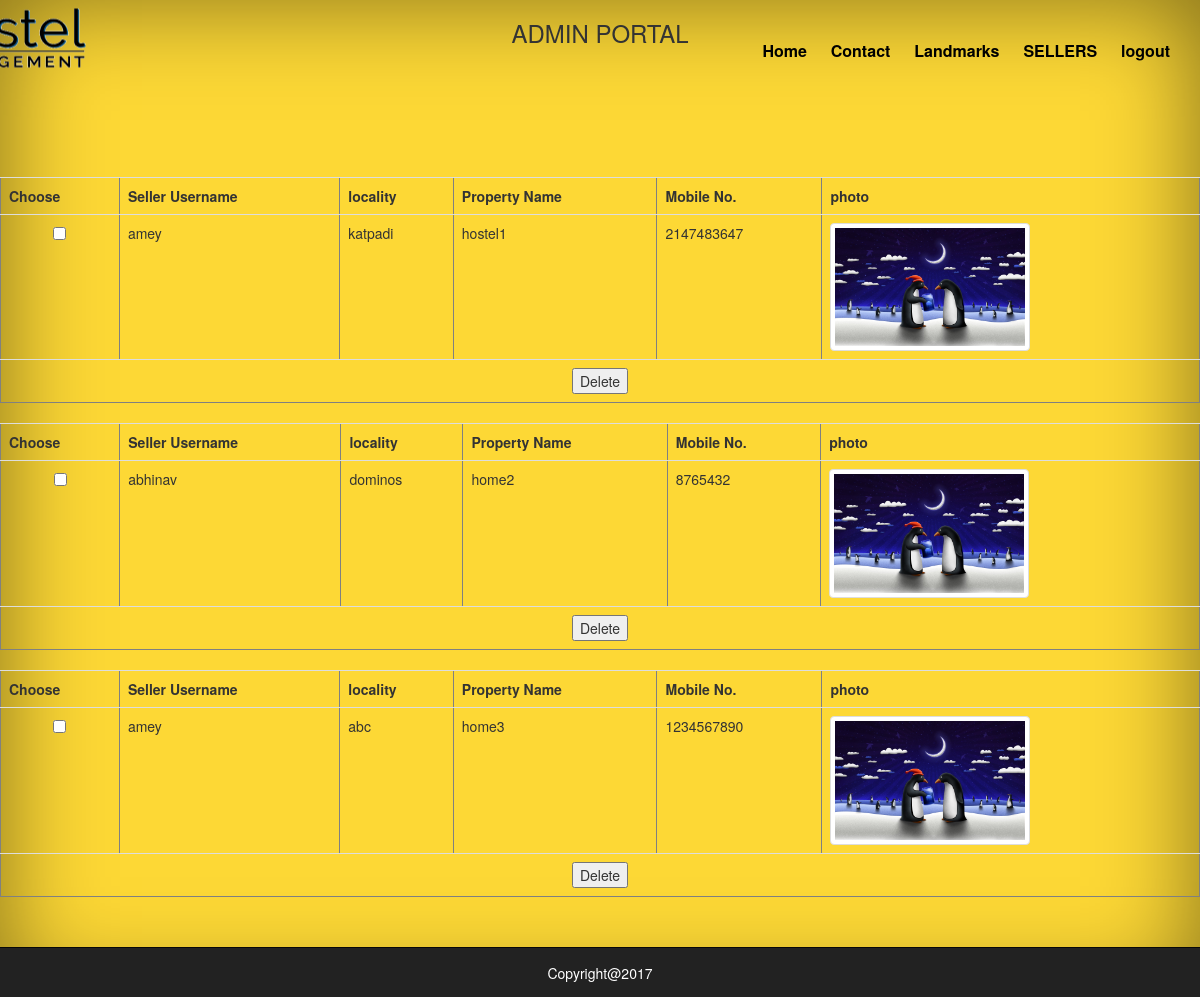
Screenshot of /adminh.php?city=vellore (signed in) with the database file from the repository.
### tables this page shows
CREATE TABLE IF NOT EXISTS `seller` (
  `seller_username` varchar(30) NOT NULL,
  `Type_bhk` varchar(30) NOT NULL,
  `Location` varchar(10) NOT NULL,
  `Locality` varchar(30) NOT NULL,
  `Address` varchar(30) NOT NULL,
  `Text_Area` varchar(200) NOT NULL,
  `Mobile_no` int(12) NOT NULL,
  `Seller_ph1` varchar(50) NOT NULL DEFAULT 'http://localhost/project/sample.jpg',
  `Seller_ph2` varchar(50) NOT NULL,
  `Seller_ph3` varchar(50) NOT NULL,
  `Seller_ph4` varchar(50) NOT NULL,
  `Seller_ph5` varchar(50) NOT NULL,
  `Rent` int(20) NOT NULL,
  `Furnished` varchar(20) NOT NULL,
  `property_type` varchar(30) NOT NULL,
  `uinque_id` bigint(20) unsigned NOT NULL AUTO_INCREMENT,
  `name` varchar(100) NOT NULL,
  `property_name` varchar(100) NOT NULL,
  UNIQUE KEY `uinque_id` (`uinque_id`)
);

### adminh.php (the view, shortened to what this page needs)
<!DOCTYPE html>
<html lang="en">
  <head>
   <link rel="stylesheet" type="text/css" href="css/bootstrap.min.css">
	<link rel="stylesheet" type="tect/css" href="css/radio.css">
  <link rel="stylesheet" type="text/css" href="css/custom.css">
  <link rel="stylesheet" type="text/css" href="css/cover.css">
   <link rel="stylesheet" type="text/css" href="js/starter-template.css">
  </head>
  <body>
   <div class="site-wrapper">
      <div class="site-wrapper-inner">
        <div class="cover-container">
          <div class="masthead clearfix">
            <div class="inner">
              <h3 class="masthead-brand"><img src="images/hostellogo.png" width="50%" class=" img-responsive" id="logo"></h3>
              <nav>
                <ul class="nav masthead-nav">
                  <li class="active"><a href="adminmenu.php">Home</a></li>
                  <li><a href="#">Contact</a></li>
				  <li><a href="landmarksh.php">Landmarks</a></li>
				  <li><a href="adminh.php">SELLERS</a></li>
                 <li><a href="welcome.php?logout='1'">logout</a></li>
                </ul>
              </nav>
            </div>
          </div>
 <CENTER><H3>ADMIN PORTAL</H3></CENTER>
  <div id="adminh">
<br>
<br>
<br>
<br>
<br>
<br>
<form name='f1' method='post' action='admin.php'>
<table  width="400" border="0" cellspacing="1" cellpadding="0">
<?php
$city=$_GET['city'];
$dbc = mysqli_connect('localhost','root','','project')
or die('Error connecting to MySQL server');
$query = "select * from seller where location='$city'";
$result = mysqli_query($dbc,$query)
or die('Error querying database');
while ($row=mysqli_fetch_array($result)) {
echo "	<form name='f1' method='post' action='adminh.php'>";
echo "<table align='center' cellspacing='1' cellpadding='0' class='table' border='1' >";
echo "<tr><th>Choose</th><th>Seller Username</th><th>locality</th><th>Property Name</th><th>Mobile No.</th><th>photo</th></tr>";
echo "<tr>";
echo '<td align="center" ><input name="checkbox[]" type="checkbox" value="'.$row["uinque_id"].'"></td>';
echo'<td >'.$row['seller_username'].'</td>';
echo '<td >'.$row['Locality'].'</td>';
echo '<td >'.$row['property_name'].'</td>';
echo '<td >'.$row['Mobile_no'].'</td>';
echo '<td ><img src="'.$row['Seller_ph1'].'" width="200" height="200" class="img-thumbnail img-responsive"></td>';
echo '</tr>';
echo '<tr>';
echo '<td colspan="6" align="center" ><input name="delete" type="submit" value="Delete"></td></td>';
echo '</tr>';
}
?>
</form>
</table>
<br>
<br>
<br>
<br>
  </div>
</div>
</div>
</div>
    <nav class="navbar navbar-inverse navbar-fixed-bottom">
      <div class="container" id="footer">
        <p class="text-center">Copyright@2017</p>
      </div>
    </nav>
  </body>
</html>

### css/custom.css (style rules this page uses)
#footer { padding-top:15px; color:#FFF; }
#logo { margin:0; padding:0; transform:translate(-60%,-50%); }

### css/cover.css (style rules this page uses)
a, a:focus, a:hover { color: #fff; }
html, body { height: 100%; background-color: #fdd835; }
body { color: #333; text-align:justify; }
.site-wrapper { display: table; width: 100%; height: 100%; min-height: 100%; -webkit-box-shadow: inset 0 0 100px rgba(0,0,0,.5); box-shadow: inset 0 0 100px rgba(0,0,0,.5); }
.site-wrapper-inner { display: table-cell; vertical-align: top; }
.cover-container { margin-right: auto; margin-left: auto; }
.inner { padding: 30px; }
.masthead-brand { margin-top: 10px; margin-bottom: 10px; }
.masthead-nav > li { display: inline-block; }
.masthead-nav > li + li { margin-left: 20px; }
.masthead-nav > li > a { padding-right: 0; padding-left: 0; font-size: 16px; font-weight: bold; color: #000; border-bottom: 2px solid transparent; text-shadow:none; }
@media (min-width: 768px) { .masthead-brand { float: left; } }
@media (min-width: 768px) { .masthead-nav { float: right; } }
@media (min-width: 768px) { .masthead { position: fixed; top: 0; } }
@media (min-width: 768px) { .site-wrapper-inner { vertical-align: middle; } }
@media (min-width: 768px) { .masthead, .mastfoot, .cover-container { width: 100%; } }
@media (min-width: 992px) { .masthead, .mastfoot, .cover-container { width: 1200px; } }

### rows the page displays
seller: seller_username "amey", Locality "katpadi", property_name "hostel1", Mobile_no "2147483647", Seller_ph1 (picture)
seller: seller_username "abhinav", Locality "dominos", property_name "home2", Mobile_no "8765432", Seller_ph1 (picture)
seller: seller_username "amey", Locality "abc", property_name "home3", Mobile_no "1234567890", Seller_ph1 (picture)
